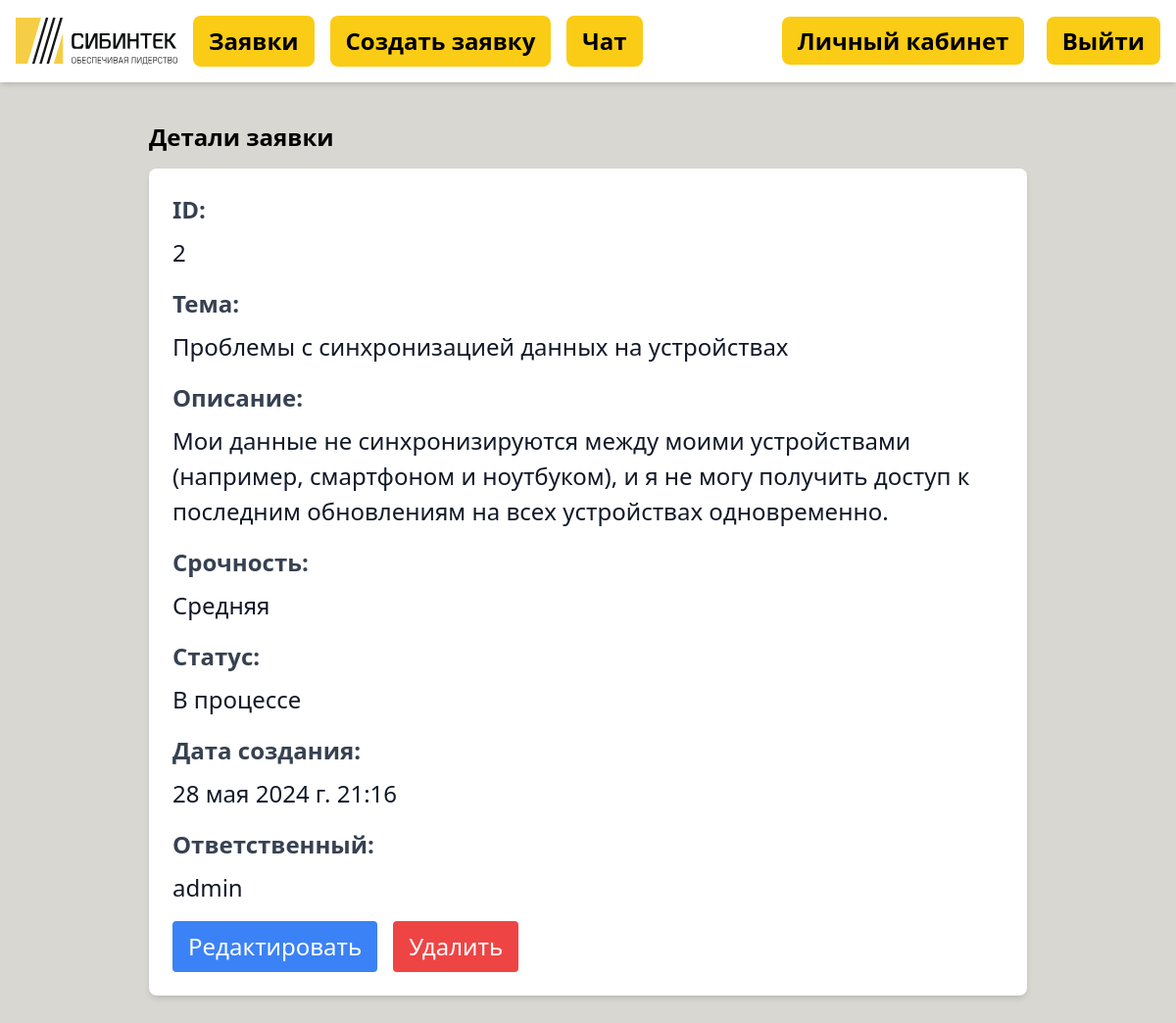
Page /tickets/ticket/2/ (signed in) on the committed database.
### tickets/models.py (models this page shows, shortened)
class Ticket(models.Model):
    URGENCY_CHOICES = [
        ('Low', 'Низкая'),
        ('Medium', 'Средняя'),
        ('High', 'Высокая'),
    ]
    STATUS_CHOICES = [
        ('New', 'Новая'),
        ('In process', 'В процессе'),
        ('Done', 'Завершена'),
    ]
    user = models.ForeignKey(User, on_delete=models.CASCADE)
    responsible = models.ForeignKey(User, on_delete=models.SET_NULL, null=True, blank=True,
                                    related_name='responsible_tickets')
    subject = models.CharField(max_length=100)
    description = models.TextField()
    urgent = models.CharField(max_length=6, choices=URGENCY_CHOICES)
    status = models.CharField(max_length=20, choices=STATUS_CHOICES, default='New')
    created_at = models.DateTimeField(auto_now_add=True)
    def get_urgent_display(self):
        return dict(self.URGENCY_CHOICES).get(self.urgent, self.urgent)
    def get_status_display(self):
        return dict(self.STATUS_CHOICES).get(self.status, self.status)

### accounts/models.py (models this page shows)
class CustomUser(AbstractUser):
    company = models.CharField(max_length=100)
    phone = models.CharField(max_length=20)
    email = models.EmailField(unique=True)
    is_staff = models.BooleanField(default=False)

### tickets/views.py (the view)
# urls.py: path('ticket/<int:pk>/', TicketDetailView.as_view(), name='ticket_detail'),
class TicketDetailView(LoginRequiredMixin, DetailView):
    model = Ticket
    template_name = 'tickets/ticket_detail.html'
    context_object_name = 'ticket'
    def get_context_data(self, **kwargs):
        context = super().get_context_data(**kwargs)
        context['is_staff'] = self.request.user.is_staff
        return context

### tickets/templates/tickets/ticket_detail.html (shortened to what this page needs)
{% extends 'base.html' %}
{% block content %}
  <div class="max-w-4xl mx-auto py-10">
    <h1 class="text-2xl font-bold mb-4">Детали заявки</h1>
    <div class="bg-white shadow-md rounded-lg p-6">
      <div class="mb-4">
        <label class="block text-gray-700 font-bold mb-2">ID:</label>
        <p class="text-gray-900">{{ ticket.id }}</p>
      </div>
      <div class="mb-4">
        <label class="block text-gray-700 font-bold mb-2">Тема:</label>
        <p class="text-gray-900">{{ ticket.subject }}</p>
      </div>
      <div class="mb-4">
        <label class="block text-gray-700 font-bold mb-2">Описание:</label>
        <p class="text-gray-900">{{ ticket.description }}</p>
      </div>
      <div class="mb-4">
        <label class="block text-gray-700 font-bold mb-2">Срочность:</label>
        <p class="text-gray-900">{{ ticket.get_urgent_display }}</p>
      </div>
      <div class="mb-4">
        <label class="block text-gray-700 font-bold mb-2">Статус:</label>
        <p class="text-gray-900">{{ ticket.get_status_display }}</p>
      </div>
      <div class="mb-4">
        <label class="block text-gray-700 font-bold mb-2">Дата создания:</label>
        <p class="text-gray-900">{{ ticket.created_at }}</p>
      </div>
      <div class="mb-4">
        <label class="block text-gray-700 font-bold mb-2">Ответственный:</label>
        <p class="text-gray-900">
          {% if ticket.responsible %}
            {{ ticket.responsible }}
          {% else %}
            Отсутствует
          {% endif %}
        </p>
      </div>
      <div class="flex space-x-4">
        <a href="{% url 'ticket_update' ticket.id %}" class="bg-blue-500 text-white px-4 py-2 rounded hover:bg-blue-700">Редактировать</a>
        <a href="{% url 'ticket_delete' ticket.id %}" class="bg-red-500 text-white px-4 py-2 rounded hover:bg-red-700">Удалить</a>
      </div>
    </div>
  </div>
{% endblock %}

### static/css/styles.css (style rules this page uses)
body { background-color: #D9D7D2; font-size: 1.5em; }

### rows in the picture
Ticket: id "2", subject "Проблемы с синхронизацией данных на устройствах", description "Мои данные не синхронизируются между моими устройствами (например, смартфоном и ноутбуком), и я не могу получить доступ к последним обновлениям на всех устройствах одновременно.", urgent "Средняя", status "В процессе", created_at "28 мая 2024 г. 21:16", responsible "admin"
